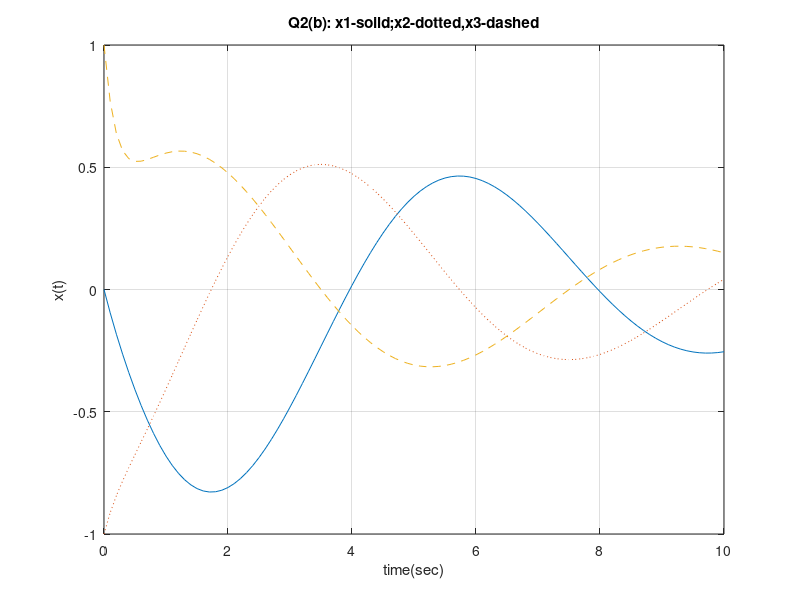
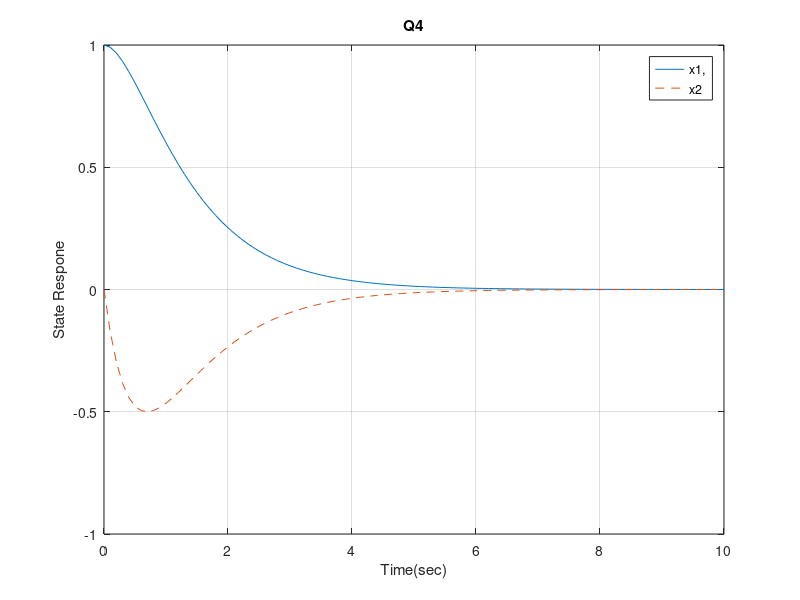

Source code (MATLAB) for these figures, in order: (Note: this script raises an error after producing the figures.)
clc;
clear;
%% 第一題
%%part(a)
num1 = [1];den1=[1 10];
sys1=tf(num1,den1);
fprintf('Q1(a):\n')
sys_ss1 = ss(sys1)
%%part(b)
num2=[1 5 3];den2=[1 8 5];
sys2=tf(num2,den2);
fprintf('Q1(b):\n')
sys_ss2 = ss(sys2)
%%part(c)
num3=[1 1];den3=[1 3 3 1];
sys3=tf(num3,den3);
fprintf('Q1(c):\n')
sys_ss3 = ss(sys3)
%% 第二題
%%part(a)
A_1=[0 1;2 8];B_1=[0;1];C_1=[1 0];D_1=[0];
sys_ss_a=ss(A_1,B_1,C_1,D_1);
fprintf('Q2(a):\n')
sys_tf_a=tf(sys_ss_a)
%%part(b)
A_2=[1 1 0;-2 0 4;5 4 -7];B_2=[-1;0;1];C_2=[0 1 0];D_2=[0];
sys_ss_b=ss(A_2,B_2,C_2,D_2);
fprintf('Q2(b):\n')
sys_tf_b=tf(sys_ss_b)
%%part(c)
A_3=[0 1;-1 -2];B_3=[0;1];C_3=[-2 1];D_3=[0];
sys_ss_c=ss(A_3,B_3,C_3,D_3);
fprintf('Q2(c):\n')
sys_tf_c=tf(sys_ss_c)
%% 第三題
%%part(a)
a=[0 1 0;0 0 1;-3 -2 -5];b=[0;0;1];c=[1 0 0];d=[0];
sys_ss=ss(a,b,c,d);
fprintf('Q3(a):\n')
sys_tf=tf(sys_ss)
%%part(b)
x0=[0 -1 1];
t=[0:0.1:10];
u=0*t;
[y,t,x]=lsim(sys_ss,u,t,x0);
figure(1)
plot(t,x(:,1),t,x(:,2),':',t,x(:,3),'--');
xlabel('time(sec)'),ylabel('x(t)'),grid
title('Q2(b): x1-soild;x2-dotted,x3-dashed')
xf_sim=x(length(t),:)'
%%part(c)
fprintf('Q3(c):\n')
dt=10;
Phi=expm(a*dt); %%矩陣指數
xf_phi=Phi*x0'
%% 第四題
a_1=[0 1;-2 -3];b_1=[0;1];c_1=[1 0];d_1=[0];
sys_1=ss(a_1,b_1,c_1,d_1);
x4=[1;0];
t4=[0:0.1:10];
u4=0*t4;
[y4,t4,x_4]=lsim(sys_1,u4,t4,x4);
figure(2)
plot(t4,x_4(:,1),t4,x_4(:,2),'--')
xlabel('Time(sec)')
ylabel('State Respone')
title('Q4')
legend('x1,','x2')
grid
%% 第五題
syms s;
syms K;
a_2=[0 1 0;0  0 1;-2 -K -2];b_2=[0;0;1];c_2=[1 0 0];d_2=[0];
M=s*eye(3,3)-a_2;
detQ=det(M);
K=0:1:100;
for i=1:length(K)
    figure(3)
    plot(roots([1 2 K(i) 2]), 'o')
    hold on
end
plot([0,0],[-10,10], Color = 'black')
plot([-2.5,2.5],[0,0], Color = 'black')
hold off
title({['Q5']; ['when K>1 will make all the characteristic values lie in the left half-plane.']})
fprintf('Q5:\n')
fprintf('From the figures we can conclude that the range of K for which all values lie in the left half-plane is :\n')
fprintf('K > 1')
